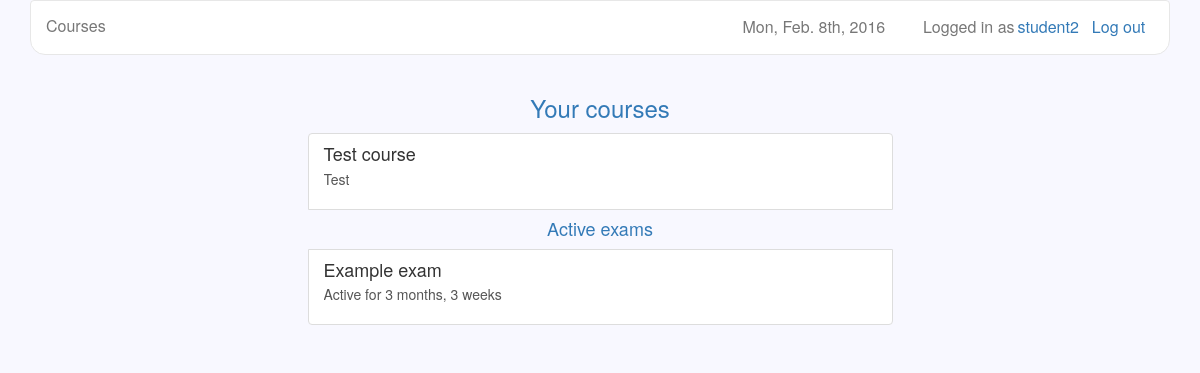
/courses/s (signed in), run on the app's committed database.
### users/models.py (models this page shows)
class User(AbstractUser):
    is_teacher = models.BooleanField(default=False)

### courses/models.py (models this page shows, shortened)
class Course(models.Model):
    owner = models.ForeignKey(settings.AUTH_USER_MODEL, related_name='owner')
    name = models.CharField(max_length=30)
    description = models.TextField(blank=True)
    created = models.DateTimeField(auto_now_add=True)
    updated = models.DateTimeField(auto_now=True)
    participants = models.ManyToManyField(settings.AUTH_USER_MODEL, blank=True,
        through='Participation')

### exams/models.py (models this page shows, shortened)
class Exam(models.Model):
    name = models.CharField(max_length=30)
    description = models.TextField(blank=True)
    created = models.DateTimeField(auto_now_add=True)
    updated = models.DateTimeField(auto_now=True)
    password = models.CharField(max_length=10, blank=True)
    time_limit = models.TimeField()
    active_from = models.DateTimeField()
    active_to = models.DateTimeField()
    course = models.ForeignKey(Course)
    category = models.CharField(max_length=30)
    question_count = models.IntegerField()
    questions = models.ManyToManyField(Question, blank=True,
        through='ExamQuestion')
    @property
    def active(self):
        return (timezone.now() >= self.active_from and
            timezone.now() < self.active_to)

### courses/views.py (the view)
@user_passes_test(student_check)
def student_courses(request):
    participants = Participation.objects.filter(user=request.user)
    courses = list()
    unfinished = list()
    for participant in participants:
        courses.append(Course.objects.filter(id=participant.course.id))
    courses = list(chain.from_iterable(courses))
    courses.sort(key=lambda x: x.updated, reverse=True)
    for course in courses:
        exams = Exam.objects.filter(course=course)
        for exam in exams:
            if (exam.active and not Score.objects.filter(user=request.user,
                exam=exam).exists() and ExamQuestion.objects.filter(exam=exam)
                .exists()):
                    unfinished.append(exam)
    unfinished.sort(key=lambda x: x.active_to)
    return render(request, 'student_courses.html', {'courses': courses,
        'exams': unfinished})

### courses/views.py (called while the page is built)
def student_check(user):
    if user.is_anonymous():
        return False
    return not user.is_teacher

### courses/templates/student_courses.html (shortened to what this page needs)
{% extends 'base.html' %}
{% block navigation %}
  <li class="active">Courses</li>
{% endblock %}
{% block header %}Your courses{% endblock %}
{% block dashboard %}
  {% if courses %}
    {% for course in courses %}
      <a class="list-group-item" href="{% url 'view_course' course.id %}">
        <h4 class="list-group-item-heading">{{ course.name }}</h4>
        <p class="list-group-item-description">{{ course.description }}</p>
      </a>
    {% endfor %}
  {% else %}
    <h4 class="text-primary text-center">
      You aren't participating in any courses!
    </h4>
  {% endif %}
  {% if exams %}
    <h4 class="text-primary text-center">Active exams</h4>
    {% for exam in exams %}
      <a class="list-group-item"
        href="{% url 'view_exam' exam.course.id exam.id %}">
        <h4 class="list-group-item-heading">{{ exam.name }}</h4>
        <p class="list-group-item-description">
          Active for {{ exam.active_to|timeuntil }}
        </p>
      </a>
    {% endfor %}
  {% endif %}
{% endblock %}

### django-lms/templates/base.html (shortened to what this page needs)
{% load staticfiles %}
<!DOCTYPE html>
<html>
  <head>
    <link href="/static/bootstrap/css/bootstrap.min.css" rel="stylesheet">
    <link href="/static/datetimepicker/jquery.datetimepicker.css"
      rel="stylesheet">
    <link href="/static/base.css" rel="stylesheet">
  </head>
  <body>
    <div class="container">
      <nav class="navbar navbar-default" role="navigation">
        {% if user.is_active %}
          <a class="btn navbar-btn navbar-right" id="logout"
            href="{% url 'logout' %}">
            Log out
          </a>
          <span class="navbar-text navbar-right" id="user">
            {{ user.username }}
          </span>
          <span class="navbar-text navbar-right">Logged in as</span>
        {% else %}
          <a class="navbar-brand" href="/">Django-LMS</a>
        {% endif %}
        <span class="navbar-text navbar-right" id="date">
          {% now "D, M. jS, Y" %}
        </span>
        <ul class="breadcrumb">
          {% block navigation %}{% endblock %}
        </ul>
      </nav>
      <div class="row">
        <h3 class="text-primary text-center">
          {% block header %}{% endblock %}
        </h3>
        <div class="list-group center">
          {% block dashboard %}{% endblock %}
        </div>
      </div>
    </div>
  </body>
</html>

### django-lms/static/base.css (style rules this page uses)
body { background-color: #F8F8FF; }
#date, #logout { margin-right: 1%; padding-right: 1%; font-size: 16px; }
#user { margin-left: 3px; color: #337ab7; }
.list-group-item { background-color: white; }
.list-group-item-description { overflow: hidden; text-overflow: ellipsis; }
.center { width: 50%; margin-top: 1%; margin-left: auto; margin-right: auto; }
.navbar { border-bottom-right-radius: 15px; border-bottom-left-radius: 15px; }
.navbar-default { background-color: white; }
.navbar-text { font-size: 16px; }
.breadcrumb { background-color: transparent; margin-top: 0.5%; margin-bottom: -1%; font-size: 16px; }

### data on the page
User: username "student2"
Course: name "Test course", description "Test"
Exam: name "Example exam", active_to "3 months, 3 weeks"
